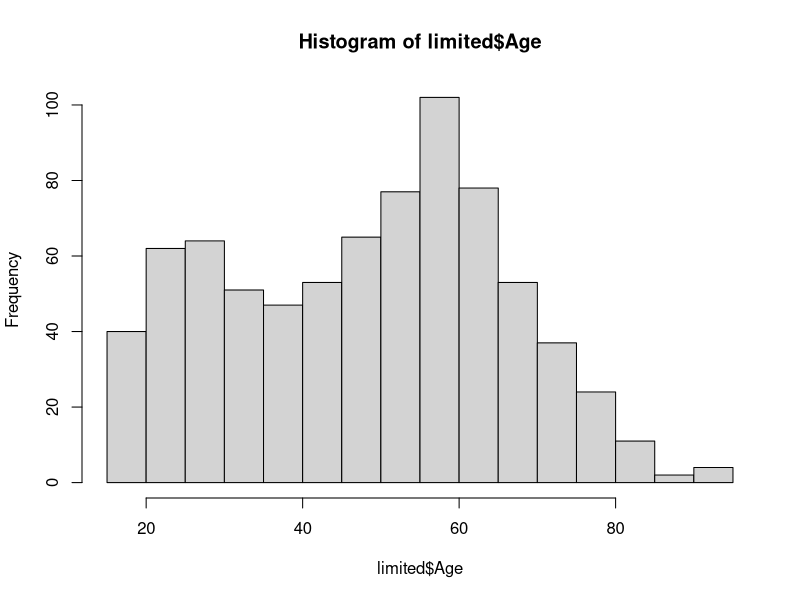
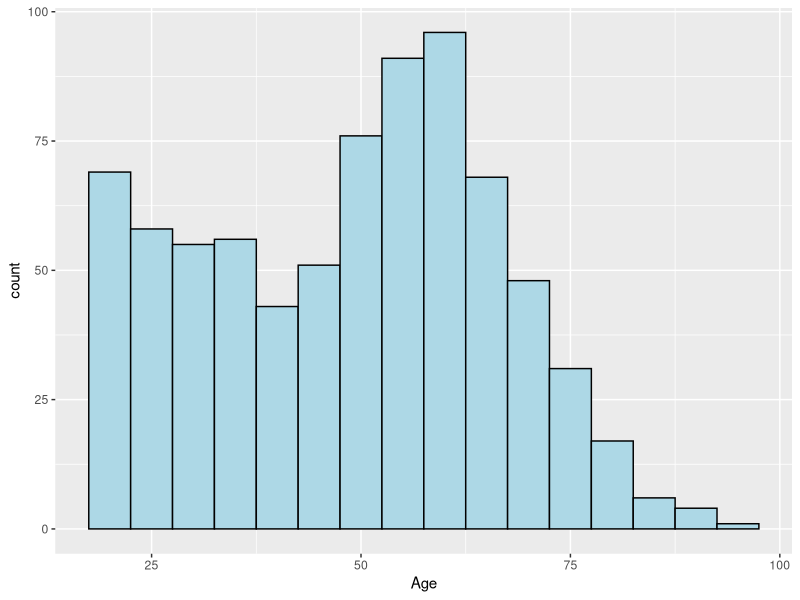
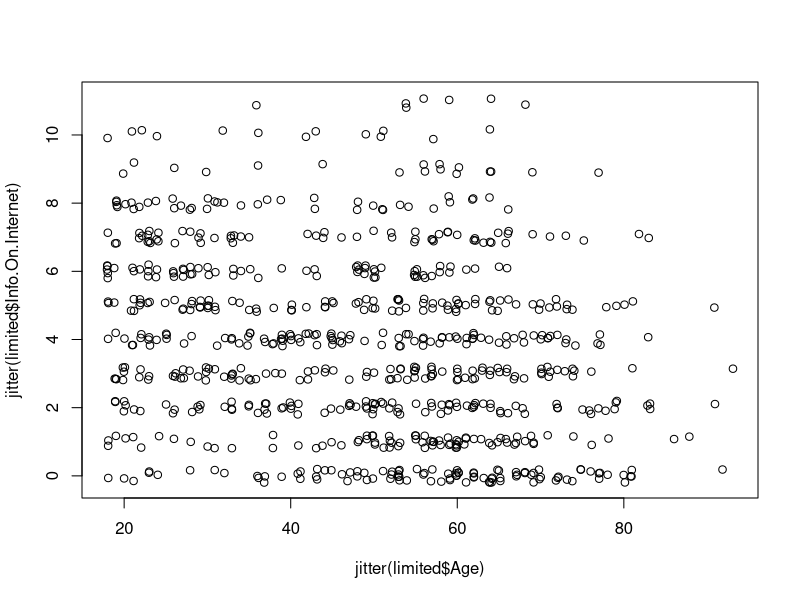
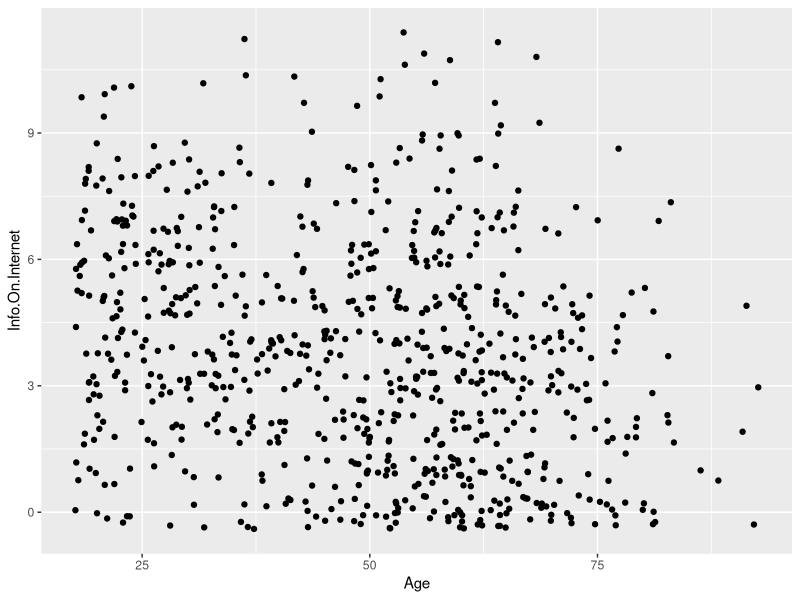
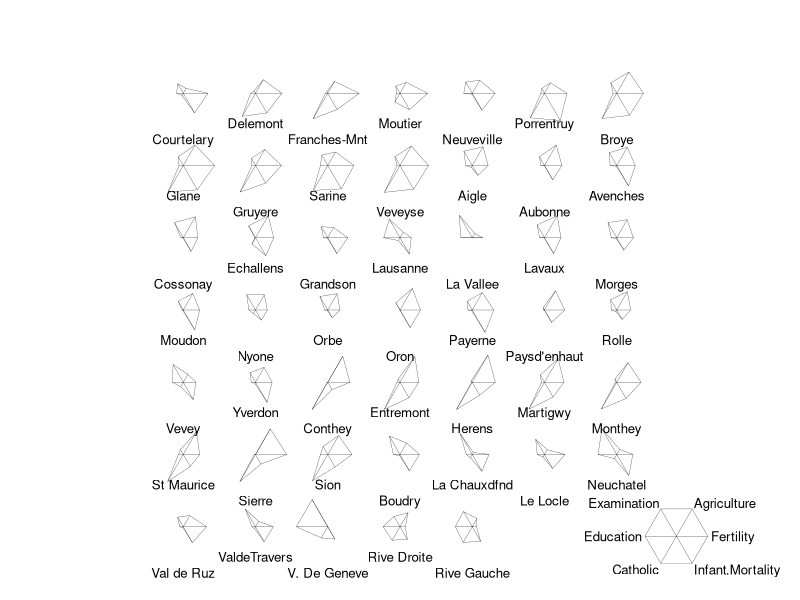
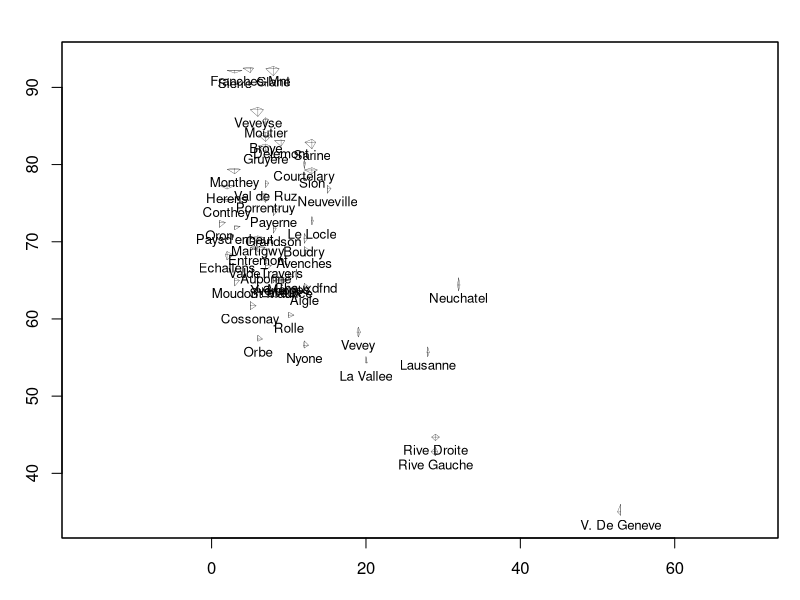
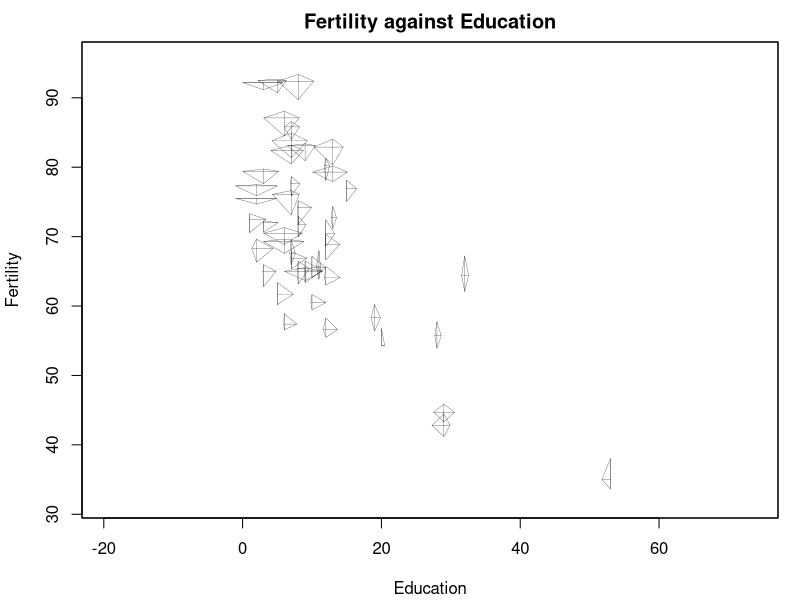
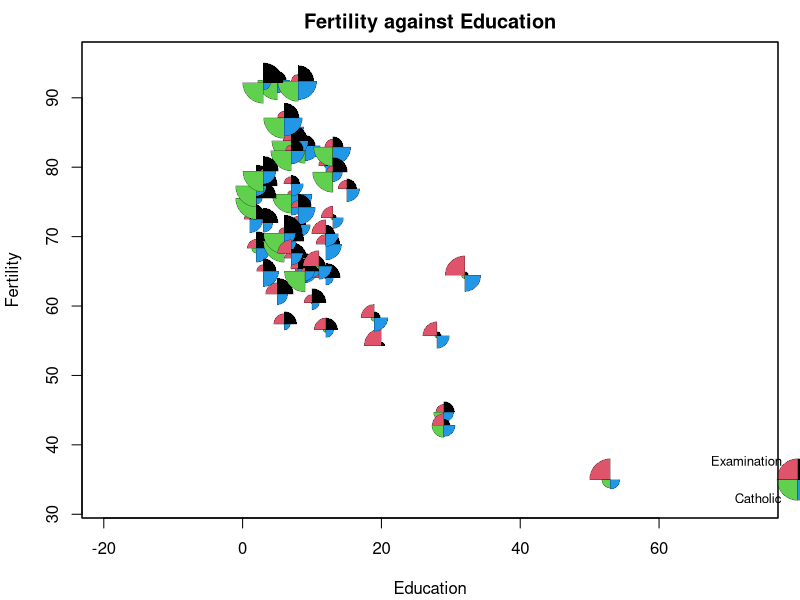

R code for these plots, in order:
## ---- chunk 1
setwd("/Users/james/OneDrive - Singapore University of Technology and Design/SUTD/Year 3/Term 6/40.016 - The Analytics Edge/Exercise/Week 1")
x <- c(4,2,6)
y <- c(1,0,-1)
length(x)
sum(x)
sum(x^2)
x+y
x*y
x-2
x^2
x*y[1:2]
## ---- chunk 2
7:11
seq(2,9)
seq(4,10,by=2)
seq(3,30,length=10)
seq(6,-4,by=-2)
## ---- chunk 3
rep(2,4)
rep(c(1,5),4)
rep(c(1,2),c(4,4))
## ---- chunk 4
x <- c(5,9,2,3,4,6,7,0,8,12,2,9)
x[2]
x[2:4]
x[c(2,3,6)]
x[c(1:5,10:12)]
x[-(10:12)]
## ---- chunk 5
x<-matrix(c(3,-1,2,-1),nrow=2, ncol=2)
x
y<-matrix(c(1,0,4,1,0,-1),nrow=2, ncol=3)
2*x
x*x
x%*%x
x%*%y
t(y)
solve(x)
## ---- chunk 6
x[1,]
x[2,]
x[,2]
y[1,2]
y[,2:3]
## ---- chunk 7
poll <- read.csv("AnonymityPoll(2).csv")
summary(poll)
str(poll)
## ---- chunk 8
table(poll$Smartphone)
summary(poll$Smartphone)


nrow(subset(poll, Smartphone==0))
nrow(subset(poll, Smartphone==1))
sum(is.na(poll$Smartphone))
## ---- chunk 9
nrow(subset(poll, Smartphone==0 & Internet.Use==0))
nrow(subset(poll, Smartphone==1 & Internet.Use==1))
nrow(subset(poll, Smartphone==0 & Internet.Use==1))
nrow(subset(poll, Smartphone==1 & Internet.Use==0))

table(poll$Internet.Use, poll$Smartphone)
## ---- chunk 10
summary(poll)
# alternatively use
sum(is.na(poll$Internet.Use))
sum(is.na(poll$Smartphone))
## ---- chunk 11
limited <- subset(poll, poll$Internet.Use == 1|poll$Smartphone == 1)
str(limited)
# alternatively use
nrow(limited)
## ---- chunk 12
summary(limited)

## ---- chunk 13
mean(limited$Info.On.Internet)

## ---- chunk 14
sum(limited$Info.On.Internet==0)
sum(limited$Info.On.Internet==11)
#or you can also do
table(limited$Info.On.Internet)
## ---- chunk 15
summary(limited$Worry.About.Info)
#or you can also do
mean(limited$Worry.About.Info, na.rm = TRUE)
table(limited$Worry.About.Info)

## ---- chunk 16
mean(limited$Anonymity.Possible, na.rm = TRUE)
## ---- chunk 17
hist(limited$Age)
## ---- chunk 18
library("ggplot2")
ggplot(limited)+geom_histogram(aes(Age),na.rm=T,binwidth=5,color="black",fill="lightblue")
## ---- chunk 19
max(table(limited$Info.On.Internet, limited$Age))

sum(limited$Info.On.Internet == limited$Age)
## ---- chunk 20
jitter(c(1,2,3))
## ---- chunk 21
plot(jitter(limited$Age), jitter(limited$Info.On.Internet))
## ---- chunk 22
ggplot(limited,aes(Age,Info.On.Internet)) +geom_point(position="jitter",na.rm=T)
## ---- chunk 23
tapply(limited$Info.On.Internet, limited$Smartphone, mean)
## ---- chunk 24
tapply(limited$Tried.Masking.Identity, limited$Smartphone, table)
#or you can also do
tapply(limited$Tried.Masking.Identity, limited$Smartphone, mean, na.rm = TRUE)
## ---- chunk 25
data(swiss)
head(swiss)
?stars
?swiss
stars(swiss, key.loc = c(18,2))

## ---- chunk 26
stars(as.matrix(swiss[,c(2,3,5,6)]), location = as.matrix(swiss[,c(4,1)]), axes = T)
stars(as.matrix(swiss[,c(2,3,5,6)]), location = as.matrix(swiss[,c(4,1)]), axes = T, labels = NULL, len = 3, main = "Fertility against Education", xlab = "Education", ylab = "Fertility")

## ---- chunk 27
stars(as.matrix(swiss[,c(2,3,5,6)]), location = as.matrix(swiss[,c(4,1)]), axes = T, labels = NULL, len = 3, main = "Fertility against Education", xlab = "Education", ylab = "Fertility", draw.segments = TRUE, key.loc = c(80,35))
## ---- chunk 28
Parole <- read.csv("Parole(3).csv")
str(Parole)
table(Parole$Violator,Parole$Male)
## ---- chunk 29
table(Parole$State,Parole$Crime)
## ---- chunk 30
library(ggplot2)
ggplot(data = Parole, aes(x = Age)) + geom_histogram()

## ---- chunk 31
ggplot(data = Parole, aes(x = Age)) + geom_histogram(binwidth=5,closed=c("left"),center=17.5)

## ---- chunk 32
ggplot(data = Parole, aes(x = Age)) + geom_histogram(binwidth=5,closed=c("left"),center=17.5,color=c("blue"))

## ---- chunk 33
ggplot(data = Parole, aes(x = Age)) + geom_histogram(binwidth=5,closed=c("left"),center=17.5,color=c("blue"))+facet_grid(Male~.)

## ---- chunk 34
ggplot(data = Parole, aes(x = Age)) + geom_histogram(binwidth=5,closed=c("left"),center=17.5,color=c("blue"))+facet_grid(.~Male)

## ---- chunk 35
ggplot(data = Parole, aes(x = Age,fill = as.factor(Male))) + geom_histogram(binwidth=5,closed=c("left"),center=17.5,color=c("blue"))

## ---- chunk 36
ggplot(data = Parole, aes(x = Age,fill = as.factor(Male))) + geom_histogram(binwidth=5,closed=c("left"),center=17.5,color=c("blue"),position="identity",alpha=0.5)

## ---- chunk 37
ggplot(data = Parole, aes(x = TimeServed)) + geom_histogram(binwidth=1,center=0.5,closed="right")

## ---- chunk 38
ggplot(data = Parole, aes(x = TimeServed)) + geom_histogram(binwidth=1,center=0.5,closed="right")+facet_grid(Crime~.)

## ---- chunk 39
ggplot(data = Parole, aes(x = TimeServed,fill=Crime)) + geom_histogram(binwidth=1,center=0.5,closed="right",position="identity",alpha=0.5)
